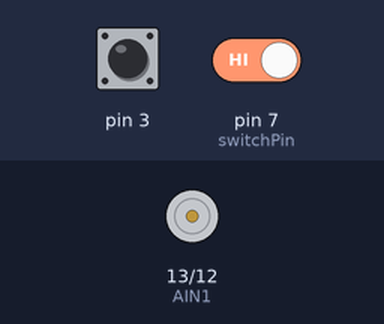
This sketch was run on a simulated Arduino Uno, built with avr-gcc and run on an emulated ATmega328P. Parts: motor-driver pin pairs drawn as motors (green arrow = first pin HIGH = forward, orange = second pin HIGH = backward, longer = more drive, scaled by the enable pin). The inputs (shaded band) are chosen by the test bench; at power-on: pin 3 HIGH, pin 7 (switchPin) HIGH.

Above: at 1.2 s.
1.3 s: pin 3 pulled LOW for 0.15 s
At 1.37 s:
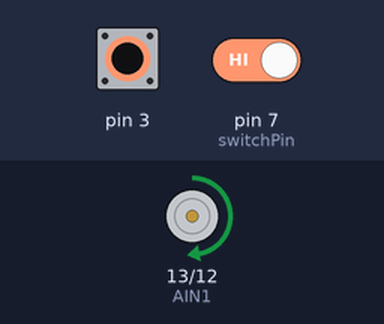
2.9 s: pin 3 pulled LOW for 3.2 s
At 6.9 s:
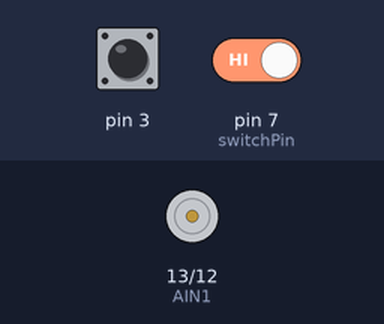
7.6 s: pin 3 driven LOW and pin 7 (switchPin) driven LOW
At 8.0 s:
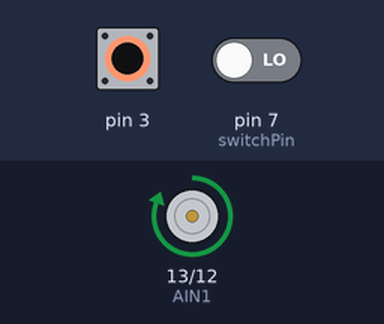
9.1 s: pin 3 driven HIGH
At 10.4 s:
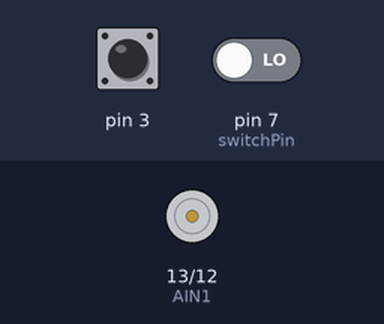
Timing chart, 0 to 11.6 s (numbered marks = the images above; inputs shaded):
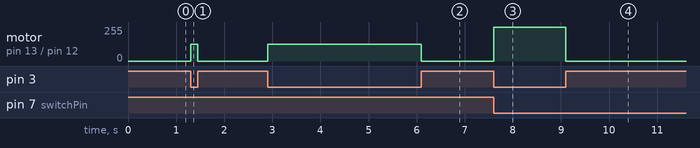

Measured:
- after the input at 1.3 s, motor on pin 13 (AIN1) / pin 12 (AIN2): stopped → forward 127/255 at once, → stopped 0.15 s later
- after the input at 2.9 s, motor on pin 13 (AIN1) / pin 12 (AIN2): stopped → forward 127/255 at once, → stopped 3.2 s later
- after the input at 7.6 s, motor on pin 13 (AIN1) / pin 12 (AIN2): stopped → forward 255/255 at once
- after the input at 9.1 s, motor on pin 13 (AIN1) / pin 12 (AIN2): forward 255/255 → stopped at once

The sketch:

Modified_MotorBasicsBtnWHiLoGearSwitch.ino
```cpp
/*
  SparkFun Inventor’s Kit
  Circuit 5A - Motor Basics

  Learn how to control one motor with the motor driver.

  This sketch was written by SparkFun Electronics, with lots of help from the Arduino community.
  This code is completely free for any use.

  View circuit diagram and instructions at: https://learn.sparkfun.com/tutorials/sparkfun-inventors-kit-experiment-guide---v41
  Download drawings and code at: https://github.com/sparkfun/SIK-Guide-Code
*/

//PIN VARIABLES
//the motor will be controlled by the motor A pins on the motor driver
const int AIN1 = 13;           //control pin 1 on the motor driver for the right motor
const int AIN2 = 12;            //control pin 2 on the motor driver for the right motor
const int PWMA = 11;            //speed control pin on the motor driver for the right motor

int switchPin = 7;             //switch to turn the robot on and off

//VARIABLES
int motorSpeed = 0;       //starting speed for the motor

void setup() {
  pinMode(switchPin, INPUT_PULLUP);   //set this as a pullup to sense whether the switch is flipped

  //set the motor control pins as outputs
  pinMode(AIN1, OUTPUT);
  pinMode(AIN2, OUTPUT);
  pinMode(PWMA, OUTPUT);

  pinMode(3, INPUT_PULLUP);
}

void loop() {

  if (digitalRead(7) == HIGH) {          //if the switch is on...
    motorSpeed = 127;
  } else {                              //if the switch is off...
    motorSpeed = 255;
  }

  if (digitalRead(3) == LOW) {
    spinMotor(motorSpeed);
  } else {
    spinMotor(0);
  }

}

/********************************************************************************/
void spinMotor(int motorSpeed)                       //function for driving the right motor
{
  if (motorSpeed > 0)                                 //if the motor should drive forward (positive speed)
  {
    digitalWrite(AIN1, HIGH);                         //set pin 1 to high
    digitalWrite(AIN2, LOW);                          //set pin 2 to low
  }
  else if (motorSpeed < 0)                            //if the motor should drive backward (negative speed)
  {
    digitalWrite(AIN1, LOW);                          //set pin 1 to low
    digitalWrite(AIN2, HIGH);                         //set pin 2 to high
  }
  else                                                //if the motor should stop
  {
    digitalWrite(AIN1, LOW);                          //set pin 1 to low
    digitalWrite(AIN2, LOW);                          //set pin 2 to low
  }
  analogWrite(PWMA, abs(motorSpeed));                 //now that the motor direction is set, drive it at the entered speed
}
```
